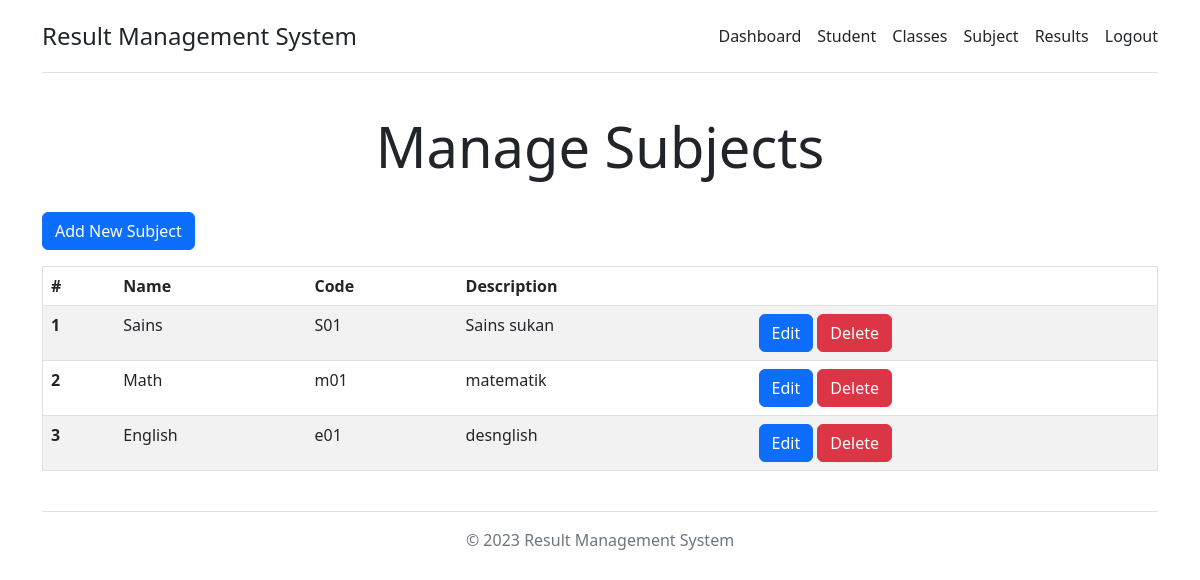
/admin/subject.php (signed in), run on the app's committed database.
### tables this page shows
CREATE TABLE `subjects` (
  `id` int(11) NOT NULL,
  `name` varchar(255) NOT NULL,
  `code` varchar(255) NOT NULL,
  `description` varchar(255) NOT NULL
);

### config/include.php (called while the page is built, shortened)
<?php
function route($path)
{
    return 'http://localhost/srms/sms/' . $path;
}

### controller/controller.php (called while the page is built, shortened)
<?php
$conn = mysqli_connect($_ENV['DB_HOST'], $_ENV['DB_USERNAME'], $_ENV['DB_PASSWORD'], $_ENV['DB_DATABASE']);
function mysql($query)
{
    global $conn;
    return mysqli_query($conn, $query);
}
function getAllSubjects()
{
    $data = array();
    $query = "SELECT * FROM subjects";
    $result = mysql($query);
    while ($row = mysqli_fetch_assoc($result)) {
        $data[] = $row;
    }
    return $data;
}

### admin/subject.php (the view, shortened to what this page needs)
<?php
include('../config/include.php');
include(asset('controller/controller.php'));
?>
<html lang="en">
<head>
    <link href="https://cdn.jsdelivr.net/npm/bootstrap@5.2.3/dist/css/bootstrap.min.css" rel="stylesheet">
</head>
<body>
    <div class="container py-3">
        <header>
            <?php include(asset('/inc/navbar.php')) ?>
            <div class="pricing-header p-3 pb-md-4 mx-auto text-center">
                <h1 class="display-4 fw-normal">Manage Subjects</h1>
            </div>
        </header>
        <main>
        <div>
                <a href="<?= route('admin/subject-add.php') ?>" class="btn btn-primary mb-3">Add New Subject</a>
            </div>
            <table class="table border table-striped">
                <thead>
                    <tr>
                        <th scope="col">#</th>
                        <th scope="col">Name</th>
                        <th scope="col">Code</th>
                        <th scope="col">Description</th>
                        <th scope="col"></th>
                    </tr>
                </thead>
                <tbody>
                    <?php
                    $subjects = getAllSubjects();
                    foreach ($subjects as $subject) { ?>
                        <tr>
                            <th scope="row"><?= $subject['id']; ?></th>
                            <td><?= $subject['name']; ?></td>
                            <td><?= $subject['code']; ?></td>
                            <td><?= $subject['description']; ?></td>
                            <td>
                                <a href="<?= route("admin/subject-edit.php?id=" . $subject['id']) ?>" class="btn btn-primary">Edit</a>
                                <a href="<?= route("admin/subject.php?delete=" . $subject['id']) ?>" class="btn btn-danger">Delete</a>
                            </td>
                        </tr>
                    <?php } ?>
                </tbody>
            </table>
        </main>
        <?php include(asset('/inc/footer.php')) ?>
    </div>
</body>
</html>

### data on the page
subjects: id "1", name "Sains", code "S01", description "Sains sukan"
subjects: id "2", name "Math", code "m01", description "matematik"
subjects: id "3", name "English", code "e01", description "desnglish"

### other printed values
$_ENV['APP_NAME'] "Result Management System"
